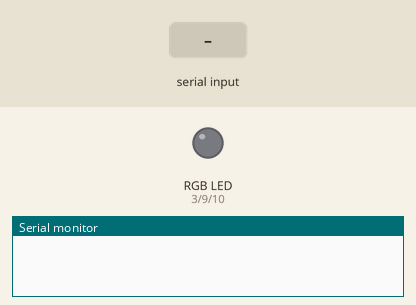
Bench run of a sketch on a simulated Arduino Uno, built with avr-gcc and run on an emulated ATmega328P. On the bench: an RGB LED mixed from three pins (HIGH = lit), the last lines printed to the serial monitor. The inputs (shaded band) are chosen by the test bench.

Above: at 1.2 s.
1.3 s: "h" received over Serial
At 1.45 s:
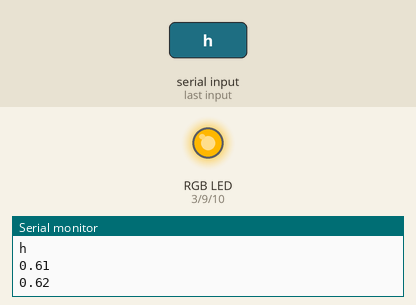
4.3 s: "s" received over Serial
At 5.18 s:
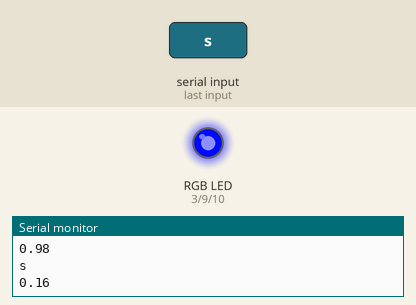
7.3 s: "n" received over Serial
10.3 s: "h" received over Serial
At 11.42 s:
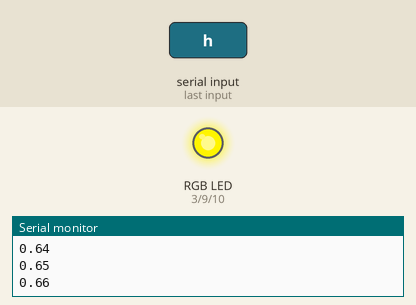
Timing chart, 0 to 14.3 s (numbered marks = the images above; inputs shaded):
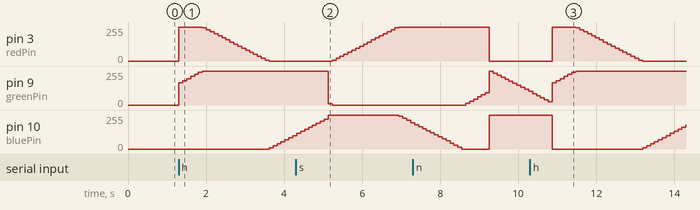

Measured:
- after the input at 1.3 s, pin 3 (redPin): 0/255 → 255/255 at once, → 249/255 0.60 s later, → 234/255 0.10 s later, → 219/255 0.10 s later, … (19 changes in this stretch); pin 9 (greenPin): moves from 0/255 to 255/255 over 0.60 s, starting at once; pin 10 (bluePin): moves from 0/255 to 101/255 over 0.60 s, starting after 2.3 s
- after the input at 4.3 s, pin 3 (redPin): moves from 0/255 to 255/255 over 1.7 s, starting after 0.93 s; pin 9 (greenPin): 255/255 → 10/255 after 0.83 s, → 0/255 0.10 s later
- after the input at 10.3 s, pin 3 (redPin): 0/255 → 255/255 after 0.57 s, → 249/255 0.60 s later, → 234/255 0.10 s later, → 219/255 0.10 s later, … (19 changes in this stretch)

The sketch:

HSVRGB.ino
```cpp
//github/MAINAKMONDAL98
int redPin = 3;
int greenPin = 9;
int bluePin = 10;

float col[3];
float hue = 0.0;
  char c,d;
void setup() {
  pinMode(redPin, OUTPUT);
  pinMode(greenPin, OUTPUT);
  pinMode(bluePin, OUTPUT);
  Serial.begin(9600);
}

void loop() {
 // setColor(hsv2rgb(hue, 1.0, 1.0, col));
  //delay(50);
//  Serial.println(d);
 if(Serial.available()>0){
  c=Serial.read();
  //d=c;
  Serial.println(c);
 /* if(c=='s'){
 // hue += 0.10;
   hue=0.0;
   setColor(hsv2rgb(hue, 1.0, 1.0, col));
  while (hue <= 0.30){
    setColor(hsv2rgb(hue, 1.0, 1.0, col));
    hue=hue+0.10;
    delay(10);
    }
  }
  */
 if(c=='h'){

 hue=0.61;
    for(int x=0;x<38;x++){
      setColor(hsv2rgb(hue, 1.0, 1.0, col));
        Serial.println(hue);
        hue=hue+0.01;
        delay(100);
    }
 }

 else if(c=='s'){

    hue=0.16;
    for(int x=0;x<41;x++){
      setColor(hsv2rgb(hue, 1.0, 1.0, col));
        Serial.println(hue);
        hue=hue+0.01;
        delay(100);
    }
 }


 else if(c=='n'){

    hue=0.00;
    for(int x=0;x<16;x++){
      setColor(hsv2rgb(hue, 1.0, 1.0, col));
        Serial.println(hue);
        hue=hue+0.01;
        delay(100);
    }
 }

/*

   if(c=='s'){

for (float hue=0.0;hue < 0.30;hue++){
    setColor(hsv2rgb(hue, 1.0, 1.0, col));
    Serial.println(hue);
    delay(10);
    }
  }
   if(c=='s'){

for (float hue=0.31;hue < 0.59;hue++){
    setColor(hsv2rgb(hue, 1.0, 1.0, col));
    Serial.println(hue);
    delay(10);
    }
  }


  /*
  if(c=='n'){
 // hue += 0.10;
   hue=.31;
   setColor(hsv2rgb(hue, 1.0, 1.0, col));
  while (hue <= 0.60){
    setColor(hsv2rgb(hue, 1.0, 1.0, col));
    hue=hue+0.10;
    delay(10);
    }
  }

  Serial.println(hue);*/
}
else{  setColor(hsv2rgb(hue, 0, 1.0, col));}
/*
  if(c=='h'){

    hue=0.61;
    for(int x=0;x<38;x++){
      setColor(hsv2rgb(hue, 1.0, 1.0, col));
        Serial.println(hue);
        hue=hue+0.01;
        delay(100);
    }
 }

 else if(c=='s'){

    hue=0.16;
    for(int x=0;x<41;x++){
      setColor(hsv2rgb(hue, 1.0, 1.0, col));
        Serial.println(hue);
        hue=hue+0.01;
        delay(100);
    }
 }


 else if(c=='n'){

    hue=0.00;
    for(int x=0;x<16;x++){
      setColor(hsv2rgb(hue, 1.0, 1.0, col));
        Serial.println(hue);
        hue=hue+0.01;
        delay(100);
    }
 }
}

Serial.println(d);*/

}

void setColor(float *rgb) {
  analogWrite(redPin, (int)((1.0 - rgb[0]) * 255));
  analogWrite(greenPin, (int)((1.0 - rgb[1]) * 255));
  analogWrite(bluePin, (int)((1.0 - rgb[2]) * 255));
}

// HSV->RGB conversion based on GLSL version
// expects hsv channels defined in 0.0 .. 1.0 interval
float fract(float x) { return x - int(x); }

float mix(float a, float b, float t) { return a + (b - a) * t; }

float step(float e, float x) { return x < e ? 0.0 : 1.0; }

float* hsv2rgb(float h, float s, float b, float* rgb) {
  rgb[0] = b * mix(1.0, constrain(abs(fract(h + 1.0) * 6.0 - 3.0) - 1.0, 0.0, 1.0), s);
  rgb[1] = b * mix(1.0, constrain(abs(fract(h + 0.6666666) * 6.0 - 3.0) - 1.0, 0.0, 1.0), s);
  rgb[2] = b * mix(1.0, constrain(abs(fract(h + 0.3333333) * 6.0 - 3.0) - 1.0, 0.0, 1.0), s);
  return rgb;
}

float* rgb2hsv(float r, float g, float b, float* hsv) {
  float s = step(b, g);
  float px = mix(b, g, s);
  float py = mix(g, b, s);
  float pz = mix(-1.0, 0.0, s);
  float pw = mix(0.6666666, -0.3333333, s);
  s = step(px, r);
  float qx = mix(px, r, s);
  float qz = mix(pw, pz, s);
  float qw = mix(r, px, s);
  float d = qx - min(qw, py);
  hsv[0] = abs(qz + (qw - py) / (6.0 * d + 1e-10));
  hsv[1] = d / (qx + 1e-10);
  hsv[2] = qx;
  return hsv;
}
```
